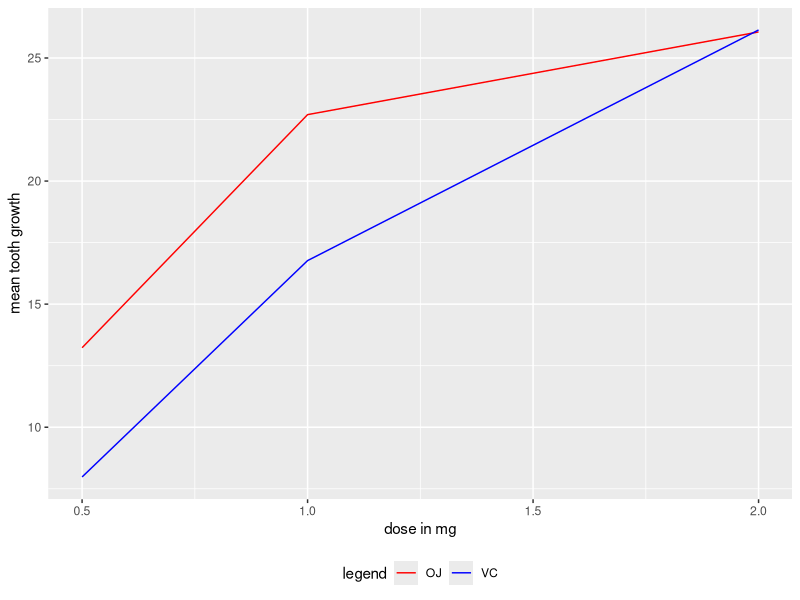

Write the R code that produced this figure.
## ---- chunk 1
library(ggplot2)
library(reshape2)
## ---- chunk 2
data(ToothGrowth)
str(ToothGrowth)
head(ToothGrowth, 3)
tail(ToothGrowth, 3)
unique(ToothGrowth$dose)
## ---- chunk 3
summary(ToothGrowth)
## ---- chunk 4
TGmeans<- round(dcast(ToothGrowth, dose ~ supp, value.var= "len", fun.aggregate=mean),2)
totalmeans<-as.data.frame(cbind(c("total"), round(mean(TGmeans$OJ),2), round(mean(TGmeans$VC),2)))
colnames(totalmeans)<- c("dose", "OJ", "VC")
TGdf<- rbind.data.frame(TGmeans, totalmeans)
print(TGdf)
## ---- chunk 5
g<- ggplot(TGmeans, aes(x=dose)) +
        geom_line(aes(y=TGmeans$OJ, color="OJ")) +
        geom_line(aes(y=TGmeans$VC, color = "VC")) +
        labs(x="dose in mg", y="mean tooth growth") +
        theme(legend.position="bottom") +
        scale_color_manual(name ="legend", values = c(OJ="red", VC="blue"))       
g
## ---- chunk 6
t.test(ToothGrowth$len[ToothGrowth$supp=="OJ"], ToothGrowth$len[ToothGrowth$supp=="VC"], paired=FALSE)
## ---- chunk 7
t.test(ToothGrowth$len[ToothGrowth$dose==1.0], ToothGrowth$len[ToothGrowth$dose==0.5], paired=FALSE)$p.value
t.test(ToothGrowth$len[ToothGrowth$dose==1.0], ToothGrowth$len[ToothGrowth$dose==0.5], paired=FALSE)$conf.int
## ---- chunk 8
t.test(ToothGrowth$len[ToothGrowth$dose==2.0], ToothGrowth$len[ToothGrowth$dose==1.0], paired=FALSE)$p.value
t.test(ToothGrowth$len[ToothGrowth$dose==2.0], ToothGrowth$len[ToothGrowth$dose==1.0], paired=FALSE)$conf.int
## ---- chunk 9
OJ0.5<- ToothGrowth$len[ToothGrowth$dose== 0.5 & ToothGrowth$supp=="OJ"]
VC0.5<- ToothGrowth$len[ToothGrowth$dose== 0.5 & ToothGrowth$supp=="VC"]
t.test(OJ0.5, VC0.5, paired=TRUE, var.equal=TRUE)$p.value
t.test(OJ0.5, VC0.5, paired=TRUE, var.equal=TRUE)$conf.int
## ---- chunk 10
OJ1.0<- ToothGrowth$len[ToothGrowth$dose== 1.0 & ToothGrowth$supp=="OJ"]
VC1.0<- ToothGrowth$len[ToothGrowth$dose== 1.0 & ToothGrowth$supp=="VC"]
t.test(OJ1.0, VC1.0, paired=TRUE,  var.equal=TRUE)$p.value
t.test(OJ1.0, VC1.0, paired=TRUE,  var.equal=TRUE)$conf.int
## ---- chunk 11
OJ2.0<- ToothGrowth$len[ToothGrowth$dose== 2.0 & ToothGrowth$supp=="OJ"]
VC2.0<- ToothGrowth$len[ToothGrowth$dose== 2.0 & ToothGrowth$supp=="VC"]
t.test(VC2.0, OJ2.0, paired=TRUE,  var.equal=TRUE)$p.value
t.test(VC2.0, OJ2.0, paired=TRUE,  var.equal=TRUE)$conf.int
## ---- chunk 12
TGmeans<- round(dcast(ToothGrowth, dose ~ supp, value.var= "len", fun.aggregate=mean),2)
totalmeans<-as.data.frame(cbind(c("total"), round(mean(TGmeans$OJ),2), round(mean(TGmeans$VC),2)))
colnames(totalmeans)<- c("dose", "OJ", "VC")
TGdf<- rbind.data.frame(TGmeans, totalmeans)
print(TGdf)
## ---- chunk 13
g<- ggplot(TGmeans, aes(x=dose)) +
        geom_line(aes(y=TGmeans$OJ, color="OJ")) +
        geom_line(aes(y=TGmeans$VC, color = "VC")) +
        labs(x="dose in mg", y="mean tooth growth") +
        theme(legend.position="bottom") +
        scale_color_manual(name ="legend", values = c(OJ="red", VC="blue"))  
## ---- chunk 14
t.test(ToothGrowth$len[ToothGrowth$dose==1.0], ToothGrowth$len[ToothGrowth$dose==0.5], paired=FALSE)$p.value
t.test(ToothGrowth$len[ToothGrowth$dose==1.0], ToothGrowth$len[ToothGrowth$dose==0.5], paired=FALSE)$conf.int
## ---- chunk 15
t.test(ToothGrowth$len[ToothGrowth$dose==2.0], ToothGrowth$len[ToothGrowth$dose==1.0], paired=FALSE)$p.value
t.test(ToothGrowth$len[ToothGrowth$dose==2.0], ToothGrowth$len[ToothGrowth$dose==1.0], paired=FALSE)$conf.int
## ---- chunk 16
OJ0.5<- ToothGrowth$len[ToothGrowth$dose== 0.5 & ToothGrowth$supp=="OJ"]
VC0.5<- ToothGrowth$len[ToothGrowth$dose== 0.5 & ToothGrowth$supp=="VC"]
t.test(OJ0.5, VC0.5, paired=TRUE, var.equal=TRUE)$p.value
t.test(OJ0.5, VC0.5, paired=TRUE, var.equal=TRUE)$conf.int

OJ1.0<- ToothGrowth$len[ToothGrowth$dose== 1.0 & ToothGrowth$supp=="OJ"]
VC1.0<- ToothGrowth$len[ToothGrowth$dose== 1.0 & ToothGrowth$supp=="VC"]
t.test(OJ1.0, VC1.0, paired=TRUE,  var.equal=TRUE)$p.value
t.test(OJ1.0, VC1.0, paired=TRUE,  var.equal=TRUE)$conf.int

OJ2.0<- ToothGrowth$len[ToothGrowth$dose== 2.0 & ToothGrowth$supp=="OJ"]
VC2.0<- ToothGrowth$len[ToothGrowth$dose== 2.0 & ToothGrowth$supp=="VC"]
t.test(VC2.0, OJ2.0, paired=TRUE,  var.equal=TRUE)$p.value
t.test(VC2.0, OJ2.0, paired=TRUE,  var.equal=TRUE)$conf.int
